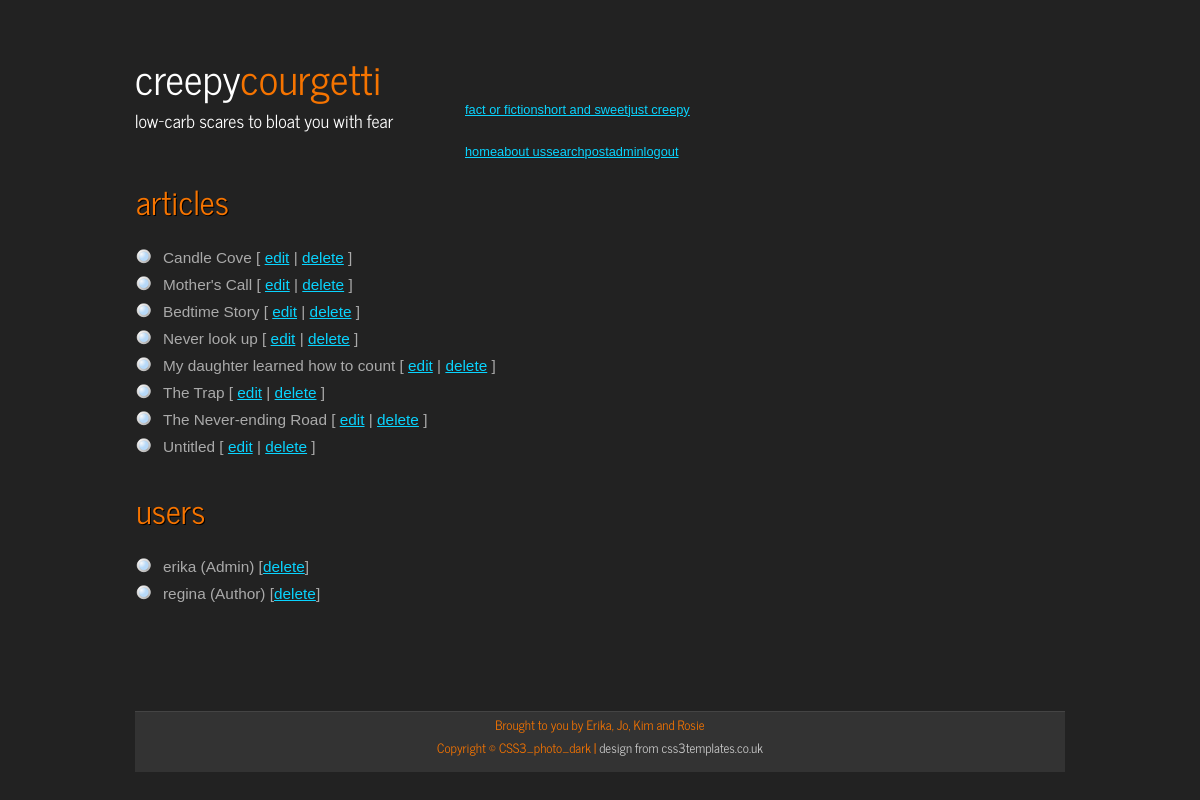
/admin.php (signed in), run on the app's committed database.
### tables this page shows
CREATE TABLE `articles` (
  `id` int(10) UNSIGNED NOT NULL,
  `title` varchar(255) DEFAULT NULL,
  `body` text,
  `author` int(10) UNSIGNED DEFAULT NULL,
  `category` int(11) DEFAULT NULL,
  `date` int(11) DEFAULT NULL
);

CREATE TABLE `users` (
  `id` int(11) UNSIGNED NOT NULL,
  `username` varchar(255) DEFAULT NULL,
  `password` varchar(255) DEFAULT NULL,
  `fullname` varchar(255) DEFAULT NULL,
  `role` int(11) DEFAULT NULL,
  `email` varchar(255) DEFAULT NULL
);

### templates/admin.phtml (the view)
<h1>Articles</h1>
	<ul>
		<?php foreach ($vars['articles'] as $article): ?>
		<li> <?= $article['title']; ?>
			[ <a href="post.php?id=<?= $article['id']; ?>">edit</a> |
			<a href="admin.php?action=delarticle&id=<?= $article['id']; ?>">delete</a> ]
		</li>
	<?php endforeach; ?>
	</ul>
<h1>Users</h1>
<ul>
	<?php foreach ($vars['users'] as $user): ?>
		<li><?= $user['username']; ?> (<?= USER_ROLES[$user['role']]; ?>) [<a href="admin.php?action=deluser&id=<?= $user['id']; ?>">delete</a>]</li>
	<?php endforeach; ?>
</ul>

### common.php (shortened to what this page needs)
<?php
function display_page($page, array $vars = [])
{
    foreach (['_header', $page, '_footer'] as $template) {
        include TEMPLATE_DIR.DIRECTORY_SEPARATOR.$template.TEMPLATE_EXT;
    }
}

### css/style.css (style rules this page uses)
html { height: 100%; }
* { margin: 0; padding: 0; }
body { font: normal .80em arial, sans-serif; background: #222; color: #AAA; }
h1, h2, h3, h4, h5, h6 { font: normal 180% 'News Cycle', sans-serif; color: #362C20; letter-spacing: 0em; padding: 0 0 5px 0; }
h1, h2, h3 { font: normal 180% 'News Cycle', sans-serif; margin: 0 0 15px 0; padding: 0px 0 5px 0; color: #FFF; }
a, a:hover { outline: none; text-decoration: underline; color: #09D4FF; }
ul { margin: 2px 0 22px 17px; }
ul li { list-style-type: circle; margin: 0 0 6px 0; padding: 0 0 4px 5px; line-height: 1.5em; }
.sidebar h3, .content h1 { padding: 0 15px 20px 0; font: 215% 'News Cycle', arial, sans-serif; text-shadow: #000 1px 1px; margin: 0 1px; color: #F67400; text-transform: lowercase;; }
.content ul { margin: 2px 0 22px 0px; }
.content ul li, .sidebar ul li { list-style-type: none; background: url(../images/bullet.png) no-repeat; margin: 0 0 0 0; padding: 0 0 4px 28px; line-height: 1.5em; }

### data on the page
articles: title "Candle Cove"
articles: title "Mother's Call"
articles: title "Bedtime Story"
articles: title "Never look up"
articles: title "My daughter learned how to count"
articles: title "The Trap"
articles: title "The Never-ending Road"
articles: title "Untitled"
users: username "erika", role "Admin"
users: username "regina", role "Author"

### other printed values
$category "fact or fiction"
$category "short and sweet"
$category "just creepy"
